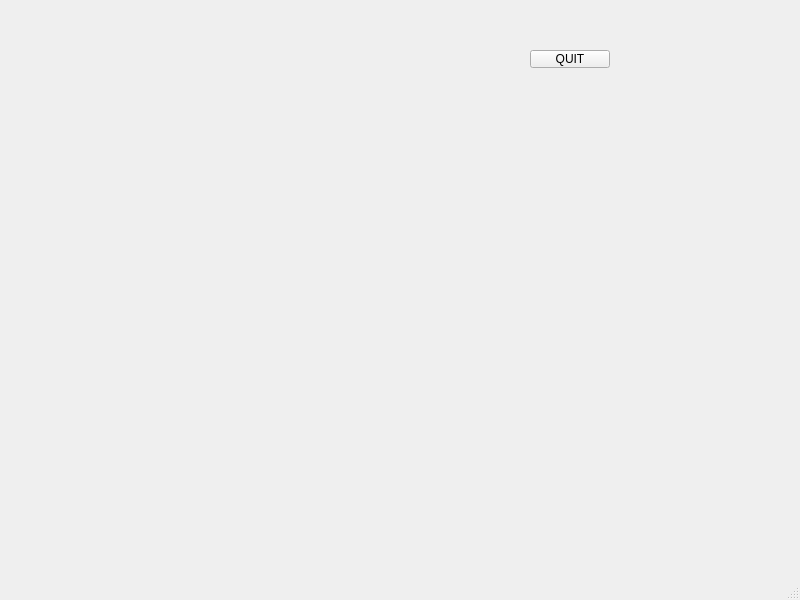
<?xml version="1.0" encoding="UTF-8"?>
<ui version="4.0">
 <class>ClientWindow</class>
 <widget class="QMainWindow" name="ClientWindow">
  <property name="geometry">
   <rect>
    <x>0</x>
    <y>0</y>
    <width>800</width>
    <height>600</height>
   </rect>
  </property>
  <property name="windowTitle">
   <string>MainWindow</string>
  </property>
  <widget class="QWidget" name="centralwidget">
   <widget class="QPushButton" name="QUIT">
    <property name="geometry">
     <rect>
      <x>530</x>
      <y>50</y>
      <width>80</width>
      <height>18</height>
     </rect>
    </property>
    <property name="text">
     <string>QUIT</string>
    </property>
   </widget>
  </widget>
  <widget class="QMenuBar" name="menubar">
   <property name="geometry">
    <rect>
     <x>0</x>
     <y>0</y>
     <width>800</width>
     <height>17</height>
    </rect>
   </property>
  </widget>
  <widget class="QStatusBar" name="statusbar"/>
 </widget>
 <resources/>
 <connections/>
</ui>
